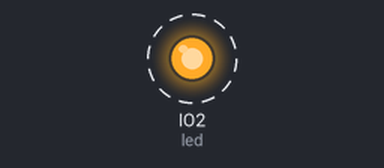
The program below on a simulated ESP32 board running CircuitPython. Parts: output pins drawn as LEDs (lit = HIGH). Dashed ring = blinking.

Above: at 0.5 s.
Timing chart, 0 to 4.6 s (numbered marks = the images above):
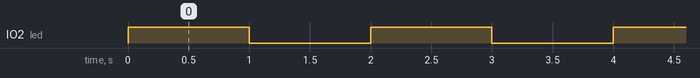

Measured:
- by itself, IO2 (led): alternates HIGH for 1.0 s and LOW for 1.0 s

The program:

blink.py
```python
import time
import board
from digitalio import DigitalInOut, Direction

led = DigitalInOut(board.IO2)
led.direction = Direction.OUTPUT

while True:
    led.value = True
    time.sleep(1)
    led.value = False
    time.sleep(1)
```
